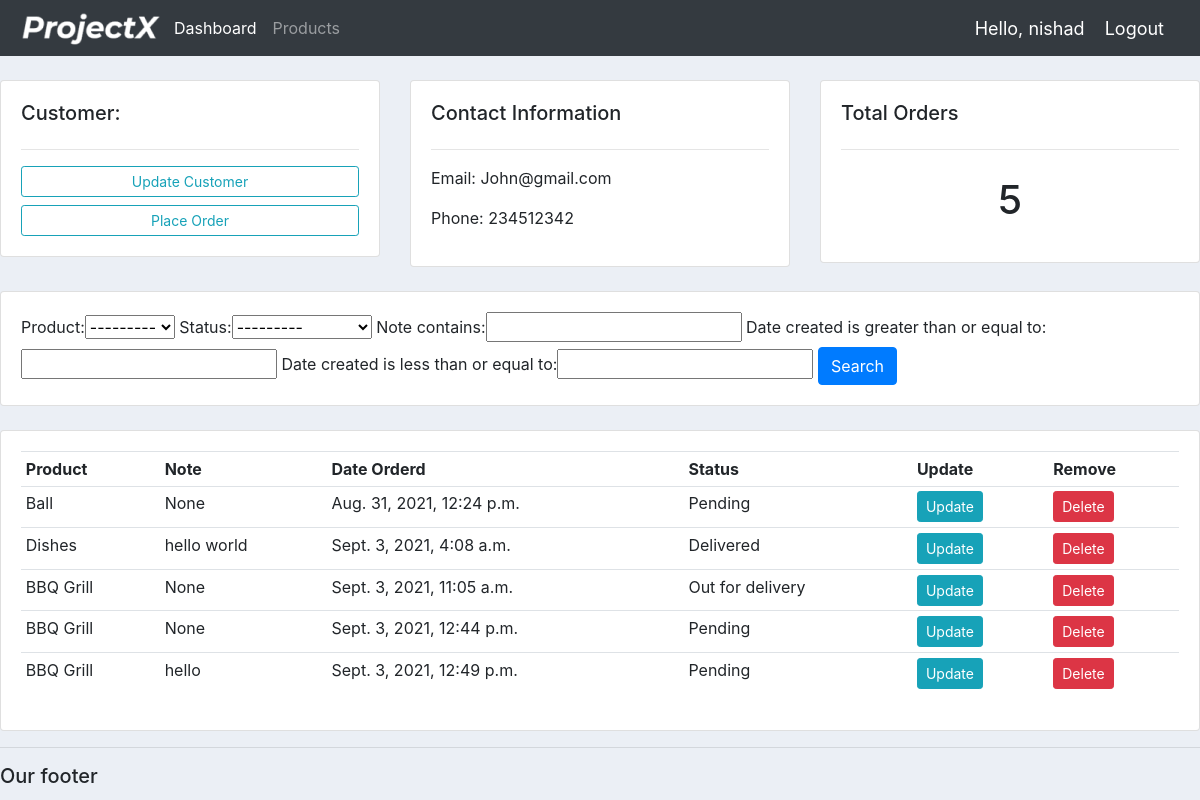
The app's page /customer/1/ (signed in) with its own data.
### accounts/models.py (models this page shows, shortened)
class Customer(models.Model):
	name = models.CharField(max_length=200, null=True)
	phone = models.CharField(max_length=200, null=True)
	email = models.CharField(max_length=200, null=True)
	date_created = models.DateTimeField(auto_now_add=True, null=True)

class Order(models.Model):
	STATUS = (
			('Pending', 'Pending'),
			('Out for delivery', 'Out for delivery'),
			('Delivered', 'Delivered')
			)
	customer = models.ForeignKey(Customer, null=True, on_delete= models.SET_NULL)
	product =	models.ForeignKey(Product, null=True, on_delete= models.SET_NULL)
	date_created = date_created = models.DateTimeField(auto_now_add=True, null=True)
	status = models.CharField(max_length=200, null=True, choices=STATUS)
	note = models.CharField(max_length=1000, null=True)

class Product(models.Model):
	CATEGORY = (
			('Indoor', 'Indoor'),
			('Out Door', 'Out Door')
		)
	name = models.CharField(max_length=200, null=True)
	price = models.FloatField(null=True)
	category =	models.CharField(max_length=200, null=True, choices=CATEGORY)
	description = models.CharField(max_length=200, null=True, blank=True)
	date_created = date_created = models.DateTimeField(auto_now_add=True, null=True)
	tags = models.ManyToManyField(Tag)
	def __str__(self):
		return self.name

### accounts/views.py (the view)
# urls.py: path('customer/<str:pk_test>/', views.customer, name="customer"),
@login_required(login_url='login')
def customer(request, pk_test):
	customer = Customer.objects.get(id=pk_test)
	orders = customer.order_set.all()
	order_count = orders.count()
	myFilter = OrderFilter(request.GET, queryset=orders)
	orders = myFilter.qs
	context = {'customer': customer,
			'orders': orders,
			'order_count': order_count,
			'myFilter': myFilter}
	return render(request, 'accounts/customer.html', context)

### accounts/templates/accounts/customer.html
{% extends 'accounts/main.html' %}
{% block content %}
<br>
	<div class="row">
		<div class="col-md">
			<div class="card card-body">
				<h5>Customer:</h5>
				<hr>
				<a class="btn btn-outline-info  btn-sm btn-block" href="">Update Customer</a>
				<a class="btn btn-outline-info  btn-sm btn-block" href="{% url 'create_order' customer.id %}">Place Order</a>
			</div>
		</div>
		<div class="col-md">
			<div class="card card-body">
				<h5>Contact Information</h5>
				<hr>
				<p>Email: {{customer.email}}</p>
				<p>Phone: {{customer.phone}}</p>
			</div>
		</div>
		<div class="col-md">
			<div class="card card-body">
				<h5>Total Orders</h5>
				<hr>
				<h1 style="text-align: center;padding: 10px">{{order_count}}</h1>
			</div>
		</div>
	</div>
	<br>
	<div class="row">
		<div class="col">
			<div class="card card-body">
				<form method="get">
					{{ myFilter.form }}
			    	<button class="btn btn-primary" type="submit">Search</button>
			  	</form>
			</div>
		</div>
	</div>
	<br>
	<div class="row">
		<div class="col-md">
			<div class="card card-body">
				<table class="table table-sm">
					<tr>
						<th>Product</th>
						<th>Note</th>
						<th>Date Orderd</th>
						<th>Status</th>
						<th>Update</th>
						<th>Remove</th>
					</tr>
					{% for order in orders %}
						<tr>
							<td>{{order.product}}</td>
							<td>{{order.note}}</td>
							<td>{{order.date_created}}</td>
							<td>{{order.status}}</td>
							<td><a class="btn btn-sm btn-info" href="{% url 'update_order' order.id %}">Update</td>
							<td><a class="btn btn-sm btn-danger" href="{% url 'delete_order' order.id %}">Delete</td>
						</tr>
					{% endfor %}
				</table>
			</div>
		</div>
	</div>
{% endblock %}

### accounts/templates/accounts/navbar.html (shortened to what this page needs)
{% load static %}
<nav class="navbar navbar-expand-lg navbar-dark bg-dark">
  <img src="{% static 'images/logo.png' %}">
  <div class="collapse navbar-collapse" id="navbarNav">
    <ul class="navbar-nav">
      <li class="nav-item active">
        <a class="nav-link" href="{% url 'home' %}">Dashboard</a>
      </li>
      <li class="nav-item">
        <a class="nav-link" href="{% url 'products' %}">Products</a>
      </li>
    </ul>
  </div>
<span class="hello-msg">Hello, {{request.user.username}}</span>
<span><a class="hello-msg" href="{% url 'logout' %}">Logout</a></span>
</nav>

### static/css/main.css (style rules this page uses)
body { background-color: #ebeff5; }

### accounts/templates/accounts/navbar.html (style rules this page uses)
.hello-msg { font-size: 18px; color: #fff; margin-right: 20px; }

### records on screen
Customer: email "John@gmail.com", phone "234512342"
Order: product "Ball", note "None", date_created "Aug. 31, 2021, 12:24 p.m.", status "Pending"
Order: product "Dishes", note "hello world", date_created "Sept. 3, 2021, 4:08 a.m.", status "Delivered"
Order: product "BBQ Grill", note "None", date_created "Sept. 3, 2021, 11:05 a.m.", status "Out for delivery"
Order: product "BBQ Grill", note "None", date_created "Sept. 3, 2021, 12:44 p.m.", status "Pending"
Order: product "BBQ Grill", note "hello", date_created "Sept. 3, 2021, 12:49 p.m.", status "Pending"

### other values on screen
{{ request.user.username }} "nishad"
{{ order_count }} "5"
